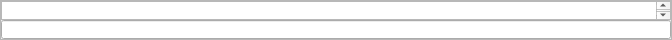
<?xml version="1.0" encoding="UTF-8"?>
<ui version="4.0">
 <class>InputBox</class>
 <widget class="QFrame" name="InputBox">
  <property name="geometry">
   <rect>
    <x>0</x>
    <y>0</y>
    <width>672</width>
    <height>40</height>
   </rect>
  </property>
  <property name="maximumSize">
   <size>
    <width>16777215</width>
    <height>40</height>
   </size>
  </property>
  <property name="windowTitle">
   <string>InputBox</string>
  </property>
  <property name="frameShape">
   <enum>QFrame::StyledPanel</enum>
  </property>
  <property name="frameShadow">
   <enum>QFrame::Raised</enum>
  </property>
  <layout class="QVBoxLayout" name="verticalLayout">
   <property name="spacing">
    <number>0</number>
   </property>
   <property name="sizeConstraint">
    <enum>QLayout::SetNoConstraint</enum>
   </property>
   <property name="leftMargin">
    <number>0</number>
   </property>
   <property name="topMargin">
    <number>0</number>
   </property>
   <property name="rightMargin">
    <number>0</number>
   </property>
   <property name="bottomMargin">
    <number>0</number>
   </property>
   <item>
    <widget class="QTextEdit" name="textEdit">
     <property name="sizePolicy">
      <sizepolicy hsizetype="Expanding" vsizetype="Expanding">
       <horstretch>0</horstretch>
       <verstretch>0</verstretch>
      </sizepolicy>
     </property>
     <property name="maximumSize">
      <size>
       <width>16777215</width>
       <height>38</height>
      </size>
     </property>
     <property name="lineWidth">
      <number>0</number>
     </property>
     <property name="acceptRichText">
      <bool>false</bool>
     </property>
    </widget>
   </item>
   <item>
    <widget class="QLineEdit" name="lineEdit">
     <property name="sizePolicy">
      <sizepolicy hsizetype="Expanding" vsizetype="Expanding">
       <horstretch>0</horstretch>
       <verstretch>0</verstretch>
      </sizepolicy>
     </property>
     <property name="maximumSize">
      <size>
       <width>16777215</width>
       <height>38</height>
      </size>
     </property>
     <property name="echoMode">
      <enum>QLineEdit::Password</enum>
     </property>
    </widget>
   </item>
  </layout>
 </widget>
 <resources/>
 <connections/>
</ui>
